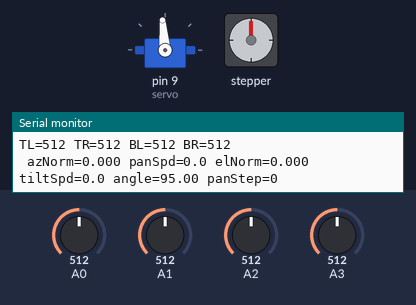
The sketch below on a simulated Arduino Uno, built with avr-gcc and run on an emulated ATmega328P. Parts: servo, stepper motor, the last lines printed to the serial monitor. Inputs (shaded band) come from the test bench; at power-on: A0 = 512, A1 = 512, A2 = 512, A3 = 512. Stepper angles assume 4096 steps per turn.

Above: at 1.2 s.
1.3 s: A0 set to 523
2.8 s: A0 set to 533
At 3.12 s:
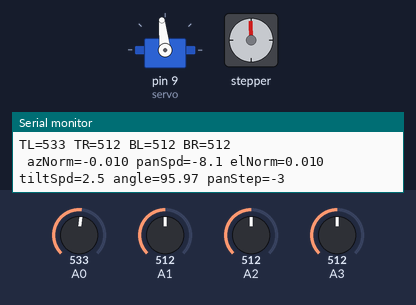
5.8 s: A1 set to 716
At 6.8 s:
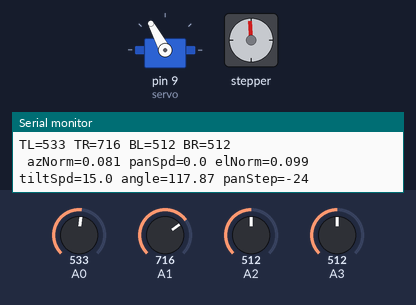
8.8 s: A2 set to 716
At 9.55 s:
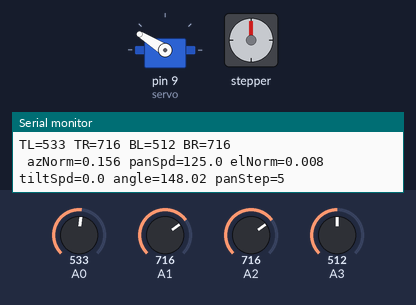
11.8 s: A3 set to 306
At 13.8 s:
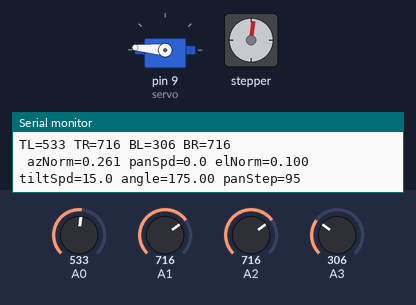
14.8 s: A1 set to 30
At 15.3 s:
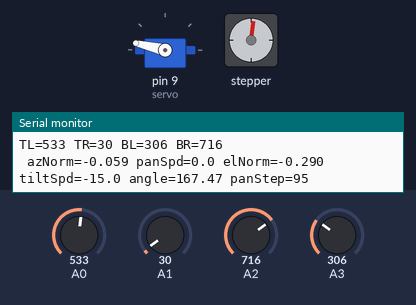
Timing chart, 0 to 21.4 s (numbered marks = the images above; inputs shaded):
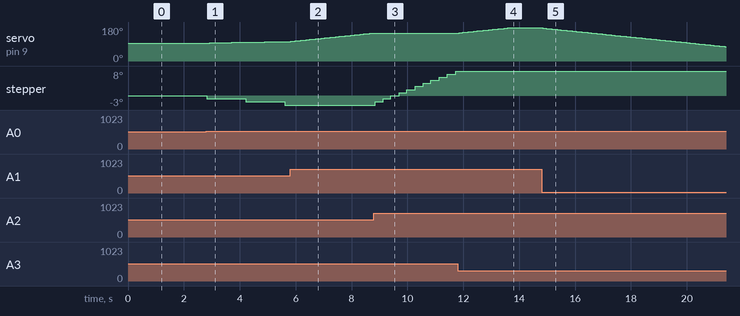

The sketch:

dual_axis_solar_tracker_v0.9.ino
```cpp
// Dual-Axis Solar Tracker with PID Control
// Uses LDR sensors to track sunlight and align a solar panel via servo (tilt) and stepper motor (pan)

#include <Servo.h>
#include <AccelStepper.h>
#include <Arduino.h>

// ----------------------------
// LDR Sensor Pins (Analog)
// ----------------------------
const int LDR_TL = A0;  // Top-left
const int LDR_TR = A1;  // Top-right
const int LDR_BR = A2;  // Bottom-right
const int LDR_BL = A3;  // Bottom-left

// ----------------------------
// Actuator Pins
// ----------------------------
const int servo = 9;       // PWM pin for tilt servo
const int step1 = 2;       // Stepper motor IN1
const int step2 = 3;       // Stepper motor IN2
const int step3 = 4;       // Stepper motor IN3
const int step4 = 5;       // Stepper motor IN4

// ----------------------------
// Control Parameters
// ----------------------------
const float norm_deadzone = 0.01;   // Ignore small light difference
const float max_panspeed = 1000.0;  // Max speed (steps/s) for panning
const float max_tiltspeed = 15.0;   // Max speed (deg/s) for tilting
const float tilt_first = 0.02;      // Require tilt to settle before panning

const int min_tilt = 5;             // Min servo angle
const int max_tilt = 175;           // Max servo angle
const int max_steps = 400;          // Pan limits (positive and negative)

// ----------------------------
// Utility: Get Median of 3 Reads
// ----------------------------
int readMedian(int pin) {
  int a = analogRead(pin);
  int b = analogRead(pin);
  int c = analogRead(pin);

  int smallest = min(a, min(b, c));
  int largest = max(a, max(b, c));
  return a + b + c - smallest - largest;
}

// ----------------------------
// PID Controller Class
// ----------------------------
class PID {
public:
  PID(float Kp, float Ki, float Kd, float outMin, float outMax)
    : Kp(Kp), Ki(Ki), Kd(Kd),
      prevError(0), integral(0),
      outMin(outMin), outMax(outMax) {}

  float compute(float error, float dt) {
    integral += error * dt;
    float deriv = (error - prevError) / dt;
    prevError = error;

    float output = Kp * error + Ki * integral + Kd * deriv;
    return constrain(output, outMin, outMax);
  }

private:
  float Kp, Ki, Kd;
  float prevError;
  float integral;
  float outMin, outMax;
};

// ----------------------------
// Hardware Setup
// ----------------------------
Servo tiltServo;
AccelStepper panStepper(AccelStepper::HALF4WIRE, step4, step2, step3, step1);

// PID Tuning Parameters
const float pan_Kp = 800;
const float pan_Ki = 0.1;
const float pan_Kd = 30;

const float tilt_Kp = 250;
const float tilt_Ki = 0.1;
const float tilt_Kd = 20;

PID panPID(pan_Kp, pan_Ki, pan_Kd, -max_panspeed, +max_panspeed);
PID tiltPID(tilt_Kp, tilt_Ki, tilt_Kd, -max_tiltspeed, +max_tiltspeed);

// System State
float currentTiltAngle = 95;    // Start angle for tilt
long panPosition = 0;           // Stepper position
unsigned long lastTime = 0;     // Time tracking for PID

// ----------------------------
// Arduino Setup
// ----------------------------
void setup() {
  Serial.begin(115200);

  tiltServo.attach(servo);
  tiltServo.write(currentTiltAngle);

  panStepper.setMaxSpeed(max_panspeed);
  panStepper.setAcceleration(200.0);
  panStepper.setCurrentPosition(0);

  lastTime = millis();
}

// ----------------------------
// Main Control Loop
// ----------------------------
void loop() {
  // Time Delta Calculation
  unsigned long now = millis();
  float dt = (now - lastTime) / 1000.0;
  lastTime = now;

  // Sensor Readings
  int TL = readMedian(LDR_TL);
  int TR = readMedian(LDR_TR);
  int BL = readMedian(LDR_BL);
  int BR = readMedian(LDR_BR);

  // Output raw sensor values
  Serial.print("TL="); Serial.print(TL);
  Serial.print(" TR="); Serial.print(TR);
  Serial.print(" BL="); Serial.print(BL);
  Serial.print(" BR="); Serial.println(BR);

  // Compute Normalized Errors
  float azNorm = float((TR + BR) - (TL + BL)) / (TL + TR + BL + BR); // Pan (Azimuth)
  float elNorm = float((TR + TL) - (BR + BL)) / (TL + TR + BL + BR); // Tilt (Elevation)

  float tiltSpeed = 0;

  // ----------------------------
  // Tilt Adjustment (Servo)
  // ----------------------------
  if (abs(elNorm) > norm_deadzone) {
    tiltSpeed = tiltPID.compute(elNorm, dt);
    currentTiltAngle += tiltSpeed * dt;
    currentTiltAngle = constrain(currentTiltAngle, min_tilt, max_tilt);
    tiltServo.write((int)(currentTiltAngle + 0.5));
  }

  // ----------------------------
  // Pan Adjustment (Stepper)
  // ----------------------------
  float panSpeed = 0;
  if (abs(elNorm) < tilt_first && abs(azNorm) > norm_deadzone) {
    panSpeed = panPID.compute(azNorm, dt);
    panStepper.setSpeed(panSpeed);

    long nextPos = panStepper.currentPosition() + panSpeed * dt;
    if (abs(nextPos) <= max_steps) {
      panStepper.runSpeed();
    } else {
      panStepper.setSpeed(0); // Limit range
    }
  } else {
    panStepper.setSpeed(0); // Wait for tilt to finish
  }

  // ----------------------------
  // Debug Output
  // ----------------------------
  Serial.print(" azNorm=");   Serial.print(azNorm,  3);
  Serial.print(" panSpd=");   Serial.print(panSpeed, 1);
  Serial.print(" elNorm=");   Serial.print(elNorm,  3);
  Serial.print(" tiltSpd=");  Serial.print(tiltSpeed,1);
  Serial.print(" angle=");    Serial.print(currentTiltAngle);
  Serial.print(" panStep=");  Serial.println(panStepper.currentPosition());

  delay(20); // Small delay for stability
}
```

Measured:
- after the input at 5.8 s, stepper: stops changing and stays -3°
- after the input at 8.8 s, servo on pin 9 (servo): stays 148° (without the input it goes to 149° after 0.05 s); stepper: keeps turning clockwise at about 4°/s, starting after 0.05 s
- after the input at 11.8 s, servo on pin 9 (servo): moves from 148° to 175° over 1.7 s, starting after 0.05 s; stepper: stops changing and stays 8°
- after the input at 14.8 s, servo on pin 9 (servo): moves from 175° to 76° over 6.5 s, starting at once
